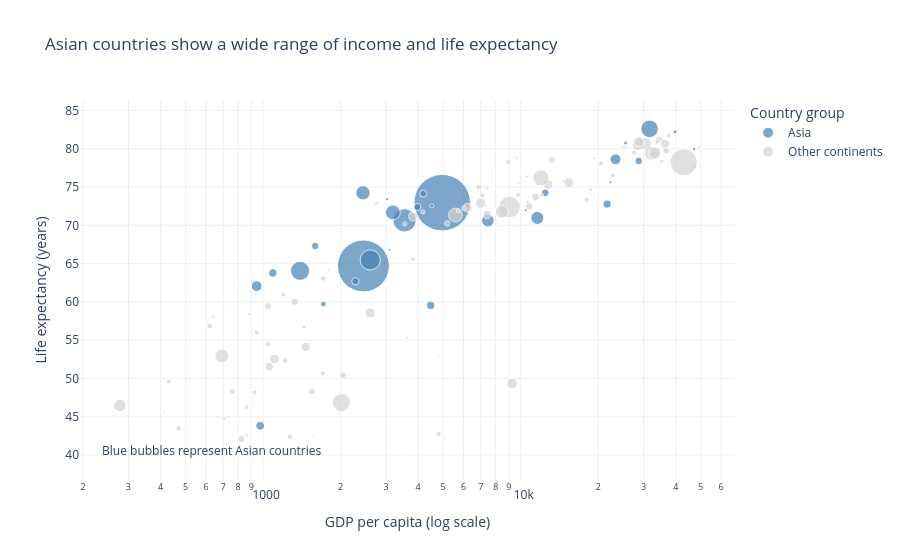

This figure's notebook cell:
### Markdown cell above
## Task 2 — Bubble chart: tell a story

**What to build:** A bubble chart (full 2007 dataset, all countries) where:
- x = GDP per capita (log scale)
- y = life expectancy
- size = population
- colour = ONE continent highlighted (your choice), all others grey
- At least one annotation explaining the highlighted group's story

> This is the grey-and-highlight technique applied to a bubble chart.

### Code cell
# Task 2
# YOUR CODE HERE


# Compare Asian countries with the rest of the world

data_2007 = df[df['year'] == 2007].copy()

data_2007['Group'] = data_2007['continent'].apply(
    lambda x: 'Asia' if x == 'Asia' else 'Other continents'
)

fig2 = px.scatter(
    data_2007,
    x='gdpPercap',
    y='lifeExp',
    size='pop',
    color='Group',
    color_discrete_map={
        'Asia': 'steelblue',
        'Other continents': '#D3D3D3'
    },
    size_max=40,
    log_x=True,
    hover_name='country',
    title='Asian countries show a wide range of income and life expectancy',
    labels={
        'gdpPercap': 'GDP per capita (log scale)',
        'lifeExp': 'Life expectancy (years)',
        'Group': 'Country group',
        'pop': 'Population'
    }
)

fig2.add_annotation(
    x=0.03,
    y=0.05,
    xref='paper',
    yref='paper',
    text='Blue bubbles represent Asian countries',
    showarrow=False
)

fig2.update_layout(template='plotly_white')

fig2.show()

### Figure 1 — Plotly figure (JSON) as saved in the notebook; plotly's stock layout.template omitted (floating-point values rounded to 4 significant figures)
{"data": [{"hovertemplate": "<b>%{hovertext}</b><br><br>Country group=Asia<br>GDP per capita (log scale)=%{x}<br>Life expectancy (years)=%{y}<br>Population=%{marker.size}<extra></extra>", "hovertext": ["Afghanistan", "Bahrain", "Bangladesh", "Cambodia", "China", "Hong Kong, China", "India", "Indonesia", "Iran", "Iraq", "Israel", "Japan", "Jordan", "Korea, Dem. Rep.", "Korea, Rep.", "Kuwait", "Lebanon", "Malaysia", "Mongolia", "Myanmar", "Nepal", "Oman", "Pakistan", "Philippines", "Saudi Arabia", "Singapore", "Sri Lanka", "Syria", "Taiwan", "Thailand", "Vietnam", "West Bank and Gaza", "Yemen, Rep."], "legendgroup": "Asia", "marker": {"color": "steelblue", "size": [31889923, 708573, 150448339, 14131858, 1318683096, 6980412, 1110396331, 223547000, 69453570, 27499638, 6426679, 127467972, 6053193, 23301725, 49044790, 2505559, 3921278, 24821286, 2874127, 47761980, 28901790, 3204897, 169270617, 91077287, 27601038, 4553009, 20378239, 19314747, 23174294, 65068149, 85262356, 4018332, 22211743], "sizemode": "area", "sizeref": 824200.0, "symbol": "circle"}, "mode": "markers", "name": "Asia", "orientation": "v", "showlegend": true, "type": "scatter", "x": [974.6, 29800.0, 1391.0, 1714.0, 4959.0, 39720.0, 2452.0, 3541.0, 11610.0, 4471.0, 25520.0, 31660.0, 4519.0, 1593.0, 23350.0, 47310.0, 10460.0, 12450.0, 3096.0, 944.0, 1091.0, 22320.0, 2606.0, 3190.0, 21650.0, 47140.0, 3970.0, 4185.0, 28720.0, 7458.0, 2442.0, 3025.0, 2281.0], "xaxis": "x", "y": [43.83, 75.64, 64.06, 59.72, 72.96, 82.21, 64.7, 70.65, 70.96, 59.55, 80.75, 82.6, 72.53, 67.3, 78.62, 77.59, 71.99, 74.24, 66.8, 62.07, 63.78, 75.64, 65.48, 71.69, 72.78, 79.97, 72.4, 74.14, 78.4, 70.62, 74.25, 73.42, 62.7], "yaxis": "y"}, {"hovertemplate": "<b>%{hovertext}</b><br><br>Country group=Other continents<br>GDP per capita (log scale)=%{x}<br>Life expectancy (years)=%{y}<br>Population=%{marker.size}<extra></extra>", "hovertext": ["Albania", "Algeria", "Angola", "Argentina", "Australia", "Austria", "Belgium", "Benin", "Bolivia", "Bosnia and Herzegovina", "Botswana", "Brazil", "Bulgaria", "Burkina Faso", "Burundi", "Cameroon", "Canada", "Central African Republic", "Chad", "Chile", "Colombia", "Comoros", "Congo, Dem. Rep.", "Congo, Rep.", "Costa Rica", "Cote d'Ivoire", "Croatia", "Cuba", "Czech Republic", "Denmark", "Djibouti", "Dominican Republic", "Ecuador", "Egypt", "El Salvador", "Equatorial Guinea", "Eritrea", "Ethiopia", "Finland", "France", "Gabon", "Gambia", "Germany", "Ghana", "Greece", "Guatemala", "Guinea", "Guinea-Bissau", "Haiti", "Honduras", "Hungary", "Iceland", "Ireland", "Italy", "Jamaica", "Kenya", "Lesotho", "Liberia", "Libya", "Madagascar", "Malawi", "Mali", "Mauritania", "Mauritius", "Mexico", "Montenegro", "Morocco", "Mozambique", "Namibia", "Netherlands", "New Zealand", "Nicaragua", "Niger", "Nigeria", "Norway", "Panama", "Paraguay", "Peru", "Poland", "Portugal", "Puerto Rico", "Reunion", "Romania", "Rwanda", "Sao Tome and Principe", "Senegal", "Serbia", "Sierra Leone", "Slovak Republic", "Slovenia", "Somalia", "South Africa", "Spain", "Sudan", "Swaziland", "Sweden", "Switzerland", "Tanzania", "Togo", "Trinidad and Tobago", "Tunisia", "Turkey", "Uganda", "United Kingdom", "United States", "Uruguay", "Venezuela", "Zambia", "Zimbabwe"], "legendgroup": "Other continents", "marker": {"color": "#D3D3D3", "size": [3600523, 33333216, 12420476, 40301927, 20434176, 8199783, 10392226, 8078314, 9119152, 4552198, 1639131, 190010647, 7322858, 14326203, 8390505, 17696293, 33390141, 4369038, 10238807, 16284741, 44227550, 710960, 64606759, 3800610, 4133884, 18013409, 4493312, 11416987, 10228744, 5468120, 496374, 9319622, 13755680, 80264543, 6939688, 551201, 4906585, 76511887, 5238460, 61083916, 1454867, 1688359, 82400996, 22873338, 10706290, 12572928, 9947814, 1472041, 8502814, 7483763, 9956108, 301931, 4109086, 58147733, 2780132, 35610177, 2012649, 3193942, 6036914, 19167654, 13327079, 12031795, 3270065, 1250882, 108700891, 684736, 33757175, 19951656, 2055080, 16570613, 4115771, 5675356, 12894865, 135031164, 4627926, 3242173, 6667147, 28674757, 38518241, 10642836, 3942491, 798094, 22276056, 8860588, 199579, 12267493, 10150265, 6144562, 5447502, 2009245, 9118773, 43997828, 40448191, 42292929, 1133066, 9031088, 7554661, 38139640, 5701579, 1056608, 10276158, 71158647, 29170398, 60776238, 301139947, 3447496, 26084662, 11746035, 12311143], "sizemode": "area", "sizeref": 824200.0, "symbol": "circle"}, "mode": "markers", "name": "Other continents", "orientation": "v", "showlegend": true, "type": "scatter", "x": [5937.0, 6223.0, 4797.0, 12780.0, 34440.0, 36130.0, 33690.0, 1441.0, 3822.0, 7446.0, 12570.0, 9066.0, 10680.0, 1217.0, 430.1, 2042.0, 36320.0, 706.0, 1704.0, 13170.0, 7007.0, 986.1, 277.6, 3633.0, 9645.0, 1545.0, 14620.0, 8948.0, 22830.0, 35280.0, 2082.0, 6025.0, 6873.0, 5581.0, 5728.0, 12150.0, 641.4, 690.8, 33210.0, 30470.0, 13210.0, 752.7, 32170.0, 1328.0, 27540.0, 5186.0, 942.7, 579.2, 1202.0, 3548.0, 18010.0, 36180.0, 40680.0, 28570.0, 7321.0, 1463.0, 1569.0, 414.5, 12060.0, 1045.0, 759.3, 1043.0, 1803.0, 10960.0, 11980.0, 9254.0, 3820.0, 823.7, 4811.0, 36800.0, 25190.0, 2749.0, 619.7, 2014.0, 49360.0, 9809.0, 4173.0, 7409.0, 15390.0, 20510.0, 19330.0, 7670.0, 10810.0, 863.1, 1598.0, 1712.0, 9787.0, 862.5, 18680.0, 25770.0, 926.1, 9270.0, 28820.0, 2602.0, 4513.0, 33860.0, 37510.0, 1107.0, 883.0, 18010.0, 7093.0, 8458.0, 1056.0, 33200.0, 42950.0, 10610.0, 11420.0, 1271.0, 469.7], "xaxis": "x", "y": [76.42, 72.3, 42.73, 75.32, 81.23, 79.83, 79.44, 56.73, 65.55, 74.85, 50.73, 72.39, 73.0, 52.3, 49.58, 50.43, 80.65, 44.74, 50.65, 78.55, 72.89, 65.15, 46.46, 55.32, 78.78, 48.33, 75.75, 78.27, 76.49, 78.33, 54.79, 72.23, 74.99, 71.34, 71.88, 51.58, 58.04, 52.95, 79.31, 80.66, 56.73, 59.45, 79.41, 60.02, 79.48, 70.26, 56.01, 46.39, 60.92, 70.2, 73.34, 81.76, 78.89, 80.55, 72.57, 54.11, 42.59, 45.68, 73.95, 59.44, 48.3, 54.47, 64.16, 72.8, 76.19, 74.54, 71.16, 42.08, 52.91, 79.76, 80.2, 72.9, 56.87, 46.86, 80.2, 75.54, 71.75, 71.42, 75.56, 78.1, 78.75, 76.44, 72.48, 46.24, 65.53, 63.06, 74.0, 42.57, 74.66, 77.93, 48.16, 49.34, 80.94, 58.56, 39.61, 80.88, 81.7, 52.52, 58.42, 69.82, 73.92, 71.78, 51.54, 79.42, 78.24, 76.38, 73.75, 42.38, 43.49], "yaxis": "y"}], "layout": {"annotations": [{"showarrow": false, "text": "Blue bubbles represent Asian countries", "x": 0.03, "xref": "paper", "y": 0.05, "yref": "paper"}], "legend": {"itemsizing": "constant", "title": {"text": "Country group"}, "tracegroupgap": 0}, "title": {"text": "Asian countries show a wide range of income and life expectancy"}, "xaxis": {"anchor": "y", "domain": [0, 1], "title": {"text": "GDP per capita (log scale)"}, "type": "log"}, "yaxis": {"anchor": "x", "domain": [0, 1], "title": {"text": "Life expectancy (years)"}}}}
